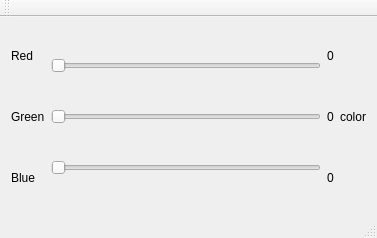
<?xml version="1.0" encoding="UTF-8"?>
<ui version="4.0">
 <class>MainWindow</class>
 <widget class="QMainWindow" name="MainWindow">
  <property name="geometry">
   <rect>
    <x>0</x>
    <y>0</y>
    <width>377</width>
    <height>238</height>
   </rect>
  </property>
  <property name="windowTitle">
   <string>RGB Editor</string>
  </property>
  <widget class="QWidget" name="centralWidget">
   <layout class="QHBoxLayout" name="horizontalLayout">
    <item>
     <layout class="QVBoxLayout" name="verticalLayout">
      <item>
       <widget class="QLabel" name="label">
        <property name="text">
         <string>Red</string>
        </property>
       </widget>
      </item>
      <item>
       <widget class="QLabel" name="label_2">
        <property name="text">
         <string>Green</string>
        </property>
       </widget>
      </item>
      <item>
       <widget class="QLabel" name="label_3">
        <property name="text">
         <string>Blue</string>
        </property>
       </widget>
      </item>
     </layout>
    </item>
    <item>
     <layout class="QVBoxLayout" name="verticalLayout_2">
      <item>
       <widget class="QSlider" name="slidRed">
        <property name="maximum">
         <number>255</number>
        </property>
        <property name="orientation">
         <enum>Qt::Horizontal</enum>
        </property>
       </widget>
      </item>
      <item>
       <widget class="QSlider" name="slidGreen">
        <property name="maximum">
         <number>255</number>
        </property>
        <property name="orientation">
         <enum>Qt::Horizontal</enum>
        </property>
       </widget>
      </item>
      <item>
       <widget class="QSlider" name="slidBlue">
        <property name="maximum">
         <number>255</number>
        </property>
        <property name="orientation">
         <enum>Qt::Horizontal</enum>
        </property>
       </widget>
      </item>
     </layout>
    </item>
    <item>
     <layout class="QVBoxLayout" name="verticalLayout_3">
      <item>
       <widget class="QLabel" name="lblRed">
        <property name="text">
         <string>0</string>
        </property>
       </widget>
      </item>
      <item>
       <widget class="QLabel" name="lblGreen">
        <property name="text">
         <string>0</string>
        </property>
       </widget>
      </item>
      <item>
       <widget class="QLabel" name="lblBlue">
        <property name="text">
         <string>0</string>
        </property>
       </widget>
      </item>
     </layout>
    </item>
    <item>
     <widget class="QLabel" name="lblColorView">
      <property name="text">
       <string>color</string>
      </property>
     </widget>
    </item>
   </layout>
  </widget>
  <widget class="QMenuBar" name="menuBar">
   <property name="geometry">
    <rect>
     <x>0</x>
     <y>0</y>
     <width>377</width>
     <height>22</height>
    </rect>
   </property>
  </widget>
  <widget class="QToolBar" name="mainToolBar">
   <attribute name="toolBarArea">
    <enum>TopToolBarArea</enum>
   </attribute>
   <attribute name="toolBarBreak">
    <bool>false</bool>
   </attribute>
  </widget>
  <widget class="QStatusBar" name="statusBar"/>
 </widget>
 <layoutdefault spacing="6" margin="11"/>
 <resources/>
 <connections>
  <connection>
   <sender>slidRed</sender>
   <signal>valueChanged(int)</signal>
   <receiver>lblRed</receiver>
   <slot>setNum(int)</slot>
   <hints>
    <hint type="sourcelabel">
     <x>263</x>
     <y>91</y>
    </hint>
    <hint type="destinationlabel">
     <x>383</x>
     <y>56</y>
    </hint>
   </hints>
  </connection>
  <connection>
   <sender>slidGreen</sender>
   <signal>valueChanged(int)</signal>
   <receiver>lblGreen</receiver>
   <slot>setNum(int)</slot>
   <hints>
    <hint type="sourcelabel">
     <x>316</x>
     <y>145</y>
    </hint>
    <hint type="destinationlabel">
     <x>377</x>
     <y>133</y>
    </hint>
   </hints>
  </connection>
  <connection>
   <sender>slidBlue</sender>
   <signal>valueChanged(int)</signal>
   <receiver>lblBlue</receiver>
   <slot>setNum(int)</slot>
   <hints>
    <hint type="sourcelabel">
     <x>348</x>
     <y>206</y>
    </hint>
    <hint type="destinationlabel">
     <x>378</x>
     <y>191</y>
    </hint>
   </hints>
  </connection>
 </connections>
</ui>
